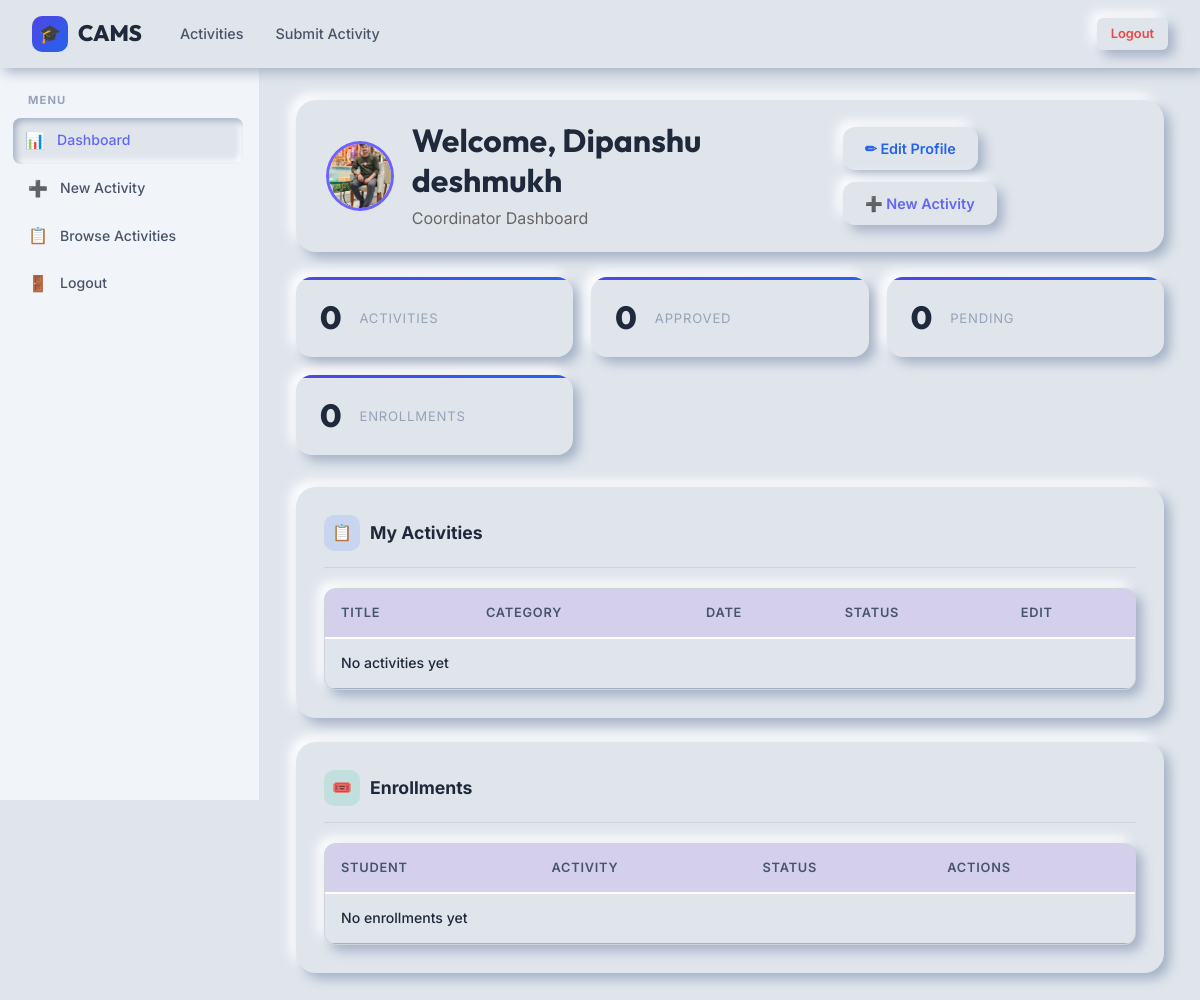
Page /coordinator-dashboard/ (signed in) on the committed database.
### app/models.py (models this page shows, shortened)
class User(models.Model):
    ROLE_CHOICES = (
        ('student', 'Student'),
        ('coordinator', 'Coordinator'),
        ('admin', 'Admin'),
    )
    name = models.CharField(max_length=100)
    email = models.EmailField(unique=True)
    password = models.CharField(max_length=255)
    role = models.CharField(
        max_length=20,
        choices=ROLE_CHOICES
    )
    dept = models.CharField(max_length=100)
    phone = models.CharField(
        max_length=15,
        null=True,
        blank=True
    )
    studentId = models.CharField(
        max_length=100,
        null=True,
        blank=True
    )
    dob = models.DateField(
        null=True,
        blank=True
    )
    profile_photo = models.ImageField(
        upload_to='profiles/',
        null=True,
        blank=True
    )
    is_approved = models.BooleanField(default=False)
    created_at = models.DateTimeField(auto_now_add=True)

### app/views.py (the view)
def coordinator_dashboard(request):
    user_id = request.session.get('user_id')
    if not user_id:
        return redirect('/login/')
    user = User.objects.get(id=user_id)
    activities = Activity.objects.filter(coordinator=user)
    enrollments = Enrollment.objects.filter(
        activity__in=activities
    )
    context = {
        'user': user,
        'activities': activities,
        'enrollments': enrollments,
        'total_activities': activities.count(),
        'approved': activities.filter(status='approved').count(),
        'pending': activities.filter(status='pending').count(),
        'total_enrollments': enrollments.count(),
    }
    return render(
        request,
        'coordinator-dashboard.html',
        context
    )

### templates/coordinator-dashboard.html (shortened to what this page needs)
<!DOCTYPE html>
<html lang="en">
<head>
{% load static %}
<link rel="stylesheet" href="{% static 'css/style.css' %}">
<link rel="stylesheet" href="{% static 'css/neumorphism.css' %}">
</head>
<body>
<nav class="navbar">
    <a href="/" class="navbar-brand">
        <div class="brand-icon">🎓</div>
        CAMS
    </a>
    <ul class="navbar-nav">
        <li>
            <a href="/activities/">
                Activities
            </a>
        </li>
        <li>
            <a href="/submit-activity/">
                Submit Activity
            </a>
        </li>
    </ul>
    <div class="navbar-actions">
        <a
          href="/logout/"
          class="btn btn-danger btn-sm"
        >
            Logout
        </a>
    </div>
</nav>
<main class="page-container">
    <div class="dashboard-layout">
        <aside class="sidebar">
            <div class="sidebar-section">
                <div class="sidebar-section-title">
                    Menu
                </div>
                <ul class="sidebar-nav">
                    <li>
                        <a
                          href="/coordinator-dashboard/"
                          class="active"
                        >
                            <span class="nav-icon">
                                📊
                            </span>
                            Dashboard
                        </a>
                    </li>
                    <li>
                        <a href="/submit-activity/">
                            <span class="nav-icon">
                                ➕
                            </span>
                            New Activity
                        </a>
                    </li>
                    <li>
                        <a href="/activities/">
                            <span class="nav-icon">
                                📋
                            </span>
                            Browse Activities
                        </a>
                    </li>
                    <li>
                        <a href="/logout/">
                            <span class="nav-icon">
                                🚪
                            </span>
                            Logout
                        </a>
                    </li>
                </ul>
            </div>
        </aside>
        <div class="main-content">
            <div
              class="card"
              style="
                padding:20px 30px;
                margin-bottom:25px;
                display:flex;
                justify-content:space-between;
                align-items:center;
              "
            >
                <div
                  style="
                    display:flex;
                    align-items:center;
                    gap:18px;
                  "
                >
                    {% if user.profile_photo %}
                    <img
                      src="{{ user.profile_photo.url }}"
                      alt="Profile"
                      style="
                        width:70px;
                        height:70px;
                        border-radius:50%;
                        object-fit:cover;
                        border:3px solid #6c63ff;
                      "
                    >
                    {% endif %}
                    <div>
                        <h2
                          style="
                            margin:0;
                            font-size:32px;
                          "
                        >
                            Welcome,
                            {{ user.name }}
                        </h2>
                        <p
                          style="
                            margin-top:6px;
                            color:#666;
                          "
                        >
                            Coordinator Dashboard
                        </p>
                    </div>
                </div>
<div
  style="
    display:flex;
    gap:12px;
    flex-wrap:wrap;
  "
>
    <a
      href="{% url 'edit_profile' %}"
      class="btn btn-primary"
    >
        ✏ Edit Profile
    </a>
    <a
      href="/submit-activity/"
      class="btn btn-outline"
    >
        ➕ New Activity
    </a>
</div>
            </div>
            <div class="stat-grid grid mb-32">
                <div class="stat-card">
                    <div class="stat-value">
                        {{ total_activities }}
                    </div>
                    <div class="stat-label">
                        Activities
                    </div>
                </div>
                <div class="stat-card">
                    <div class="stat-value">
                        {{ approved }}
                    </div>
                    <div class="stat-label">
                        Approved
                    </div>
                </div>
                <div class="stat-card">
                    <div class="stat-value">
                        {{ pending }}
                    </div>
                    <div class="stat-label">
                        Pending
                    </div>
                </div>
                <div class="stat-card">
                    <div class="stat-value">
                        {{ total_enrollments }}
                    </div>
                    <div class="stat-label">
                        Enrollments
                    </div>
                </div>
            </div>
            <div class="card animate-slide mb-24">
                <div class="card-header">
                    <div class="card-title">
                        <div
                          class="icon"
                          style="background:rgba(59,130,246,.15)"
                        >
                            📋
                        </div>
                        My Activities
                    </div>
                </div>
                <div class="table-wrapper">
                    <table>
                        <thead>
                            <tr>
                                <th>Title</th>
                                <th>Category</th>
                                <th>Date</th>
                                <th>Status</th>
                                <th>Edit</th>
                            </tr>
                        </thead>
                        <tbody>
                            {% for a in activities %}
                            <tr>
                                <td>
                                    {{ a.title }}
                                </td>
                                <td>
                                    {{ a.category }}
                                </td>
                                <td>
                                    {{ a.date }}
                                </td>
                                <td>
                                    <span class="badge">
                                        {{ a.status }}
                                    </span>
                                </td>
                                <td>
                                    <a
                                      href="/edit-activity/{{ a.id }}/"
                                      class="btn btn-primary btn-sm"
                                    >
                                        ✏ Edit
                                    </a>
                                </td>
                            </tr>
                            {% empty %}
                            <tr>
                                <td colspan="5">
                                    No activities yet
                                </td>
                            </tr>
                            {% endfor %}
                        </tbody>
                    </table>
                </div>
            </div>
            <div class="card animate-slide">
                <div class="card-header">
                    <div class="card-title">
                        <div
                          class="icon"
                          style="background:rgba(16,185,129,.15)"
                        >
                            🎟️
                        </div>
                        Enrollments
                    </div>
                </div>
                <div class="table-wrapper">
                    <table>
                        <thead>
                            <tr>
                                <th>Student</th>
                                <th>Activity</th>
                                <th>Status</th>
                                <th>Actions</th>
                            </tr>
                        </thead>
                        <tbody>
                            {% for e in enrollments %}
                            <tr>
                                <td>
                                    {{ e.student.name }}
                                </td>
                                <td>
                                    {{ e.activity.title }}
                                </td>
                                <td>
                                    <span class="badge">
                                        {{ e.status }}
                                    </span>
                                </td>
                                <td>
                                    {% if e.status == 'pending' %}
                                    <div
                                      style="
                                        display:flex;
                                        gap:8px;
                                      "
                                    >
                                        <a
                                          href="/approve-enrollment/{{ e.id }}/"
                                          class="btn btn-success btn-sm"
                                        >
                                            ✓ Approve
                                        </a>
                                        <a
                                          href="/reject-enrollment/{{ e.id }}/"
                                          class="btn btn-danger btn-sm"
                                        >
                                            ✕ Reject
                                        </a>
                                    </div>
                                    {% elif e.status == 'approved' %}
                                    <span class="badge badge-success">
                                        Approved
                                    </span>
                                    {% elif e.status == 'rejected' %}
                                    <span class="badge badge-error">
                                        Rejected
                                    </span>
                                    {% endif %}
                                </td>
                            </tr>
                            {% empty %}
                            <tr>
                                <td colspan="4">
                                    No enrollments yet
                                </td>
                            </tr>
                            {% endfor %}
                        </tbody>
                    </table>
                </div>
            </div>
        </div>
    </div>
</main>
</body>
</html>

### static/css/neumorphism.css (style rules this page uses)
:root { --neu-bg: #e0e5ec; --neu-shadow-drk: #a3b1c6; --neu-shadow-lgt: #ffffff; --text-primary: #1e293b; --text-secondary: #475569; --text-muted: #94a3b8; --primary: #2563eb; }
body { background: var(--neu-bg) !important; color: var(--text-primary) !important; min-height: 100vh; }
.card, .auth-card, .modal, .activity-card, .opt-b-card { background: var(--neu-bg) !important; box-shadow: 6px 6px 12px var(--neu-shadow-drk), -6px -6px 12px var(--neu-shadow-lgt) !important; border: none !important; color: var(--text-primary); }
.stat-card { background: var(--neu-bg) !important; box-shadow: 6px 6px 12px var(--neu-shadow-drk), -6px -6px 12px var(--neu-shadow-lgt) !important; border: none !important; border-radius: 16px; }
.btn-primary, .btn-outline, .btn-neumorphic, .btn-success, .btn-ghost, .btn-danger { background: var(--neu-bg) !important; border: none !important; box-shadow: 6px 6px 12px var(--neu-shadow-drk), -6px -6px 12px var(--neu-shadow-lgt) !important; transition: all 0.2s ease; font-weight: 600; }
.btn-primary { color: var(--primary) !important; }
.btn-danger { color: #ef4444 !important; }
.navbar { background: var(--neu-bg) !important; border-bottom: none; box-shadow: 4px 4px 12px var(--neu-shadow-drk); }
.navbar-brand, .nav-icon { color: var(--text-primary) !important; }
.sidebar-nav a:hover, .sidebar-nav a.active { box-shadow: inset 3px 3px 6px var(--neu-shadow-drk), inset -3px -3px 6px var(--neu-shadow-lgt) !important; background: var(--neu-bg); border-radius: 8px; border:none; }
.table-wrapper { background: var(--neu-bg); box-shadow: 6px 6px 12px var(--neu-shadow-drk), -6px -6px 12px var(--neu-shadow-lgt); border-radius:12px; }
.table-wrapper th { color: var(--text-secondary); border-bottom: 2px solid var(--neu-shadow-lgt); }
.table-wrapper td { color: var(--text-primary); border-bottom: 1px solid var(--neu-shadow-drk); }

### rows in the picture
User: profile_photo (picture), name "Dipanshu deshmukh"

### other values in the picture
{{ total_activities }} "0"
{{ approved }} "0"
{{ pending }} "0"
{{ total_enrollments }} "0"
